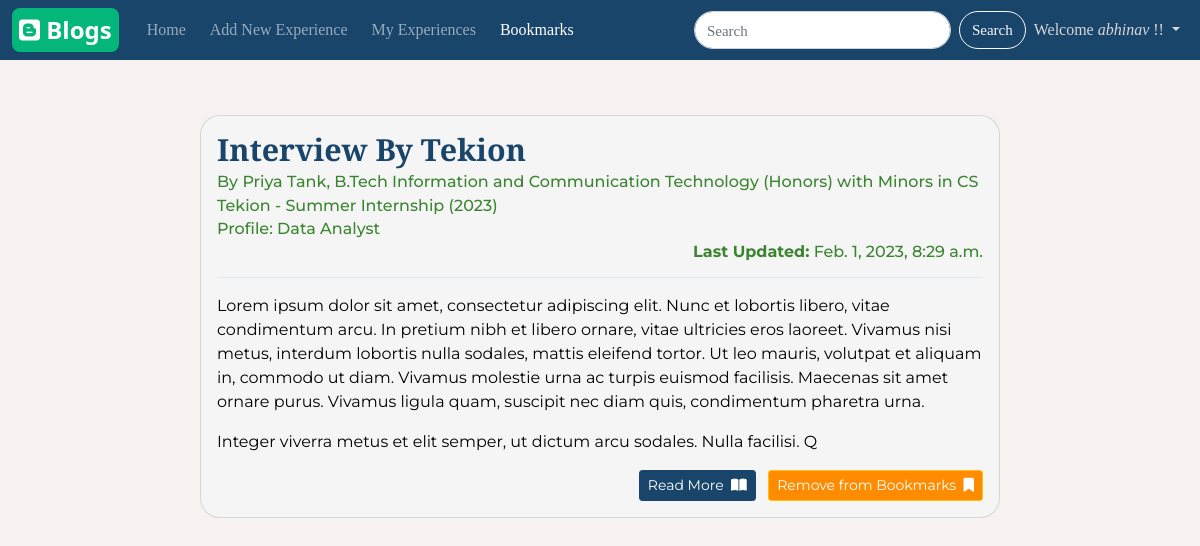
Page /Bookmarks/ (signed in) on the committed database.
### MainApp/models.py (models this page shows, shortened)
class Post(models.Model):
    OFFER_CHOICES = [
        ('Select Offer Type', (
        ('Summer Internship','Summer Internship'),
        ('Winter Internship Only','Winter Internship Only'),
        ('Job Only','Job Only'),
        ('Winter Internship and Job','Winter Internship and Job'),
            )
        ),
    ]
    sno = models.AutoField(primary_key=True)
    title = models.CharField(max_length=100,unique=True,blank=False)
    slug = models.SlugField(max_length=100,editable=False, null=True, blank=True)
    author = models.ForeignKey(User, on_delete=models.CASCADE, blank=True, null=True)
    company = models.CharField(max_length=30,blank=False)
    year = models.IntegerField(blank=False)
    offer_type = models.CharField(max_length=30, choices=OFFER_CHOICES, default='Select Offer Type',blank=False)
    job_profile = models.CharField(max_length=30,blank=False)
    content = RichTextField(blank=False,null=True)
    created_at = models.DateTimeField(auto_now_add=True)
    updated_at = models.DateTimeField(auto_now=True)
    bookmarks = models.ManyToManyField(User, related_name='bookmark', default=None, blank=True)

class Profile(models.Model):
    user = models.OneToOneField(User, null=True, on_delete=models.CASCADE)
    bio = models.TextField(blank=True, null=True)
    degree = models.CharField(max_length=30,blank=True, null=True)
    program = models.CharField(max_length=70,blank=True, null=True)
    graduation = models.IntegerField(blank=True, null=True)
    profile_pic = models.ImageField(default="logo_user2.png",null=True, blank=True)

### MainApp/views.py (the view)
# urls.py: path('Bookmarks/', views.Bookmarks_list, name="Bookmarks"),
@login_required(login_url='login')
def Bookmarks_list(request):
    new = Post.objects.all().filter(bookmarks=request.user).order_by('-updated_at')
    return render(request,'MainApp/Bookmarks.html',{'new':new})

### MainApp/templates/MainApp/Bookmarks.html (shortened to what this page needs)
{% extends 'MainApp/main.html' %}
{% load static %}
{% block bookactive %} active {% endblock bookactive %}
{% block content %}
<div class="homebody">
    {% for post in new %}
    <div class="d-flex flex-column justify-content-center align-items-center bd-highlight">
        <div class="card" style="width: 50rem;">
            <div class="card-body">
                <h1 class="card-title" style="font-weight:bolder; font-size: 1.9rem;">{{post.title}}</h1>
                <h6 class="card-subtitle mb-2 text">By {{post.author.first_name}}
                    {{post.author.last_name}}, {{post.author.profile.degree|default_if_none:""}}
                    {{post.author.profile.program|default_if_none:""}}</h6>
                <h6 class="card-subtitle mb-2 text">{{post.company}} -
                    {{post.offer_type}} ({{post.year}})</h6>
                <h6 class="card-subtitle mb-2 text">Profile: {{post.job_profile}}</h6>
                <h6 class="card-subtitle mb-2 text" style="text-align: end;"><strong>Last Updated:</strong>
                    {{post.updated_at}}</h6>
                <hr class="hr-break">
                <p class="card-text">{{post.content|safe|slice:":550"}}</p>
                <div class="text-end">
                    <a href="{% url 'blog_detail' post.slug %}" class="btn btn-info bi bi-card-text btn-sm ReMo">Read
                        More &#160;<i class="fa-sharp fa-solid fa-book-open"></i>
                    </a>
                    <a href="{% url 'Bookmarks_add' post.sno %}"
                        class="btn btn-warning bi bi-bookmark-star btn-sm ReFrBo">Remove from Bookmarks &#160;<i
                            class="fa-solid fa-bookmark"></i>
                    </a>
                </div>
            </div>
        </div>
    </div>
    {% endfor %}
</div>
{% endblock %}

### MainApp/templates/MainApp/main.html (shortened to what this page needs)
{% load static %}
<!DOCTYPE html>
<html lang="en">
<head>
    <link href="https://cdn.jsdelivr.net/npm/bootstrap@5.0.2/dist/css/bootstrap.min.css" rel="stylesheet"
>
</head>
<body>
    <nav class="navbar sticky-top navbar-expand-lg navbar-dark" style="background-color: #19456B;">
        <div class="container-fluid ">
            <a class="btnblog navbar-brand website-name" href="{% url 'Home' %}"><i class="fa-brands fa-blogger"></i>&#160;Blogs</a>
            <div class="collapse navbar-collapse" id="navbarSupportedContent">
                <ul class="navbar-nav me-auto mb-2 mb-lg-0" style="font-size: 17px;">
                    <li class="nav-item mx-1">
                        <a class="nav-link  {% block homeactive %} {% endblock homeactive %}" aria-current="page" href="{% url 'Home' %}">Home</a>
                    </li>
                    <li class="nav-item mx-1">
                        <a class="nav-link {% block newactive %} {% endblock newactive %}" href="{% url 'create_blog' %}">Add New Experience</a>
                    </li>
                    <li class="nav-item mx-1">
                        <a class="nav-link {% block expactive %} {% endblock expactive %}" href="{% url 'MyExperiences' %}">My Experiences</a>
                    </li>
                    <li class="nav-item mx-1">
                        <a class="nav-link {% block bookactive %} {% endblock bookactive %}" href="{% url 'Bookmarks' %}">Bookmarks</a>
                    </li>
                </ul>
                <form class="d-flex" method="get" action="/search">
                    <input class="form-control search_border me-2" type="search" placeholder="Search" aria-label="Search" name="search" id="search">
                    <button class="btn search_border1 btn-outline-light" type="submit" style="font-size: 15px;font-family: 'Merriweather', serif;">Search </button>
                </form>
                <ul class="navbar-nav ml-auto mb-2 mb-lg-0">
                <li class="nav-item dropdown" >
                    <a class="nav-link dropdown-toggle" href="#" id="navbarDropdown" role="button" data-bs-toggle="dropdown" aria-expanded="false" style="font-size: 16px; color: rgb(215, 214, 214);">
                            Welcome <em>{{request.user.username}}</em> !!
                    </a>
                  </li>
                </ul>
            </div>
        </div>
    </nav>
    {% block content %}
    {% endblock %}
</body>
</html>

### rows in the picture
Post: title "Interview By Tekion", author.first_name "Priya", author.last_name "Tank", author.profile.degree "B.Tech", author.profile.program "Information and Communication Technology (Honors) with Minors in CS", company "Tekion", offer_type "Summer Internship", year "2023", job_profile "Data Analyst", updated_at "Feb. 1, 2023, 8:29 a.m.", content "Lorem ipsum dolor sit amet, consectetur adipiscing elit. Nunc et lobortis libero, vitae condimentum arcu. In pretium nibh et libero ornare, vitae ultricies eros laoreet. Vivamus nisi metus, interdum lobortis nulla sodales, mattis eleifend tortor. Ut leo mauris, volutpat et aliquam in, commodo ut diam. Vivamus molestie urna ac turpis euismod facilisis. Maecenas sit amet ornare purus. Vivamus ligula quam, suscipit nec diam quis, condimentum pharetra urna. Integer viverra metus et elit semper, ut dictum arcu sodales. Nulla facilisi. Q"

### other values in the picture
{{ request.user.username }} "abhinav"
